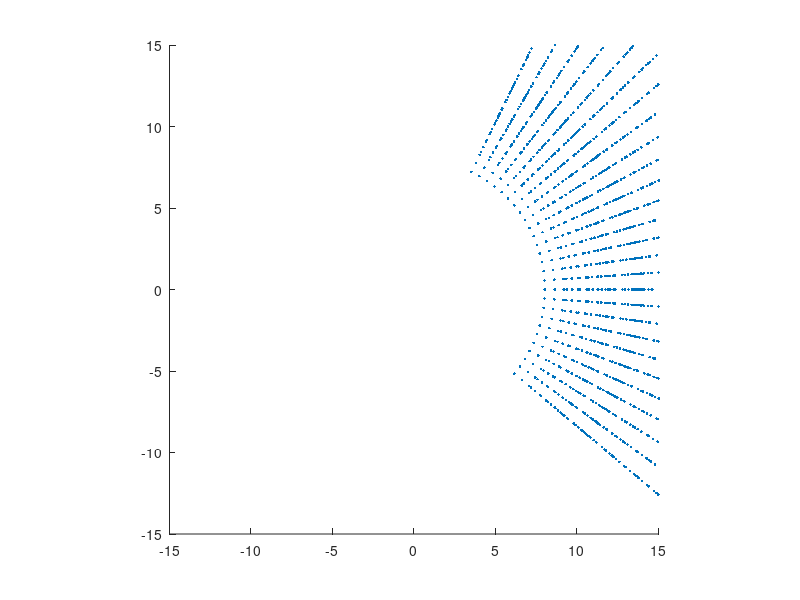

Write MATLAB code to recreate this figure.
%% Cylindrical plotting function 

function Sph_2D
x_end = [];
y_end = [];
z_end = [];
pause on;

for i = -80:4:65
    for j = -40:4:50
        for k = 3:2:16
            % calculate new position
            [x1, y1, x2, y2, z] = Sph_step(i, j, k);
            x_end(end+1) = x2;
            y_end(end+1) = y2;
            z_end(end+1) = z;
        end
    end
end

% draw figure
plot3(x_end, y_end, z_end, '.');
axis equal
axis([-15 15 -15 15 -0 15])

% change variables below for different azimuth, elevation
view(0, 90); 

end

function [x1, y1, x2, y2, z] = Sph_step(mu_1, mu_2, d_3)
% calculates positions of joints at given inputs 

% hardcoded link length: 2nd link fixed
d_2 = 9;

% joint limits: 
mu_1_min = -40; mu_1_max = 65; % Degrees
mu_2_min = -40; mu_2_max = 50;  % Degrees
d_3_min =    3; d_3_max =  16; % cm

mu_1 = max(min(mu_1, mu_1_max), mu_1_min);
mu_2 = max(min(mu_2, mu_2_max), mu_2_min);
d_3 = max(min(d_3, d_3_max), d_3_min);

mu_1 = deg2rad(mu_1);
mu_2 = deg2rad(mu_2);

d_total = d_2 + d_3;

% joint positions: base position is fixed
x1 = 0;
y1 = 0;

x2 = d_total * cos(mu_1) * cos(mu_2);
y2 = d_total * sin(mu_1) * cos(mu_2);

z = d_total * sin(mu_2); % end effector position 

end
